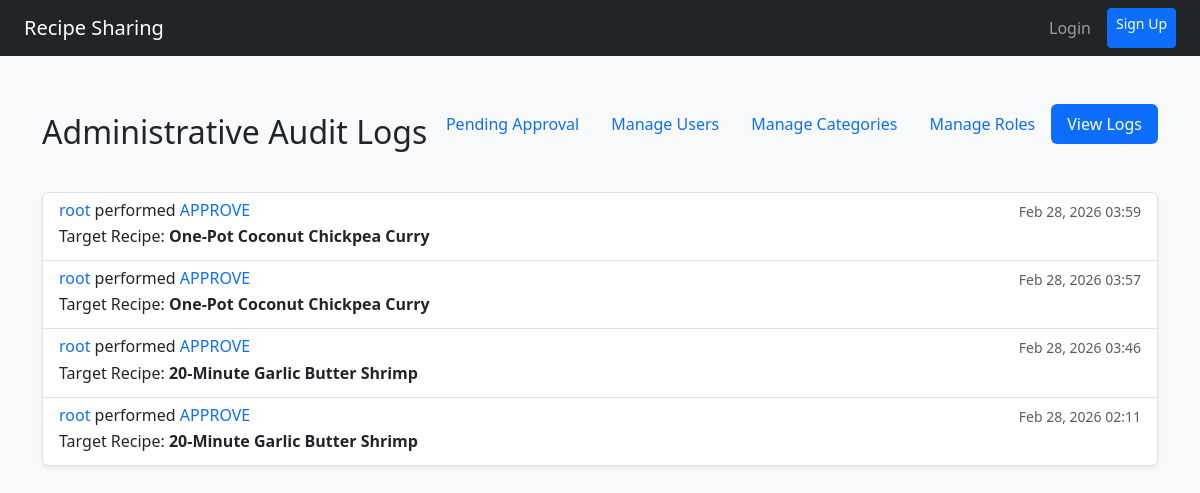
/logs/, run on the app's committed database.
### Recipie_app/models.py (models this page shows, shortened)
class AdminLog(models.Model):
    admin = models.ForeignKey(Account, on_delete=models.CASCADE)
    action = models.ForeignKey(ActionType, on_delete=models.CASCADE)
    target_recipe = models.ForeignKey(Recipe, on_delete=models.SET_NULL, null=True)
    timestamp = models.DateTimeField(auto_now_add=True)
    reason = models.CharField(max_length=255, blank=True)

class Account(models.Model):
    username = models.CharField(max_length=50, unique=True)
    email = models.EmailField(unique=True)
    password = models.CharField(max_length=255)
    role = models.ForeignKey(Role, on_delete=models.PROTECT)
    created_at = models.DateTimeField(auto_now_add=True)

class ActionType(models.Model):
    name = models.CharField(max_length=50)

class Recipe(models.Model):
    author = models.ForeignKey(Account, on_delete=models.CASCADE)
    title = models.CharField(max_length=200)
    description = models.TextField()
    category = models.ForeignKey(Category, on_delete=models.SET_NULL, null=True, blank=True)
    ingredients = models.TextField()
    instructions = models.TextField()
    image = models.ImageField(upload_to='recipe_pics/', blank=True, null=True)
    is_approved = models.BooleanField(default=False) # Controlled by Admin
    created_on = models.DateTimeField(auto_now_add=True)

### Recipie_app/views.py (the view)
# urls.py: path('logs/', admin_logs, name='admin_logs'),
def admin_logs(request):
    logs = AdminLog.objects.all().order_by('-timestamp')
    return render(request, 'logs.html', {'logs': logs})

### Recipie_app/templates/logs.html (shortened to what this page needs)
<!DOCTYPE html>
<html lang="en">
<head>
    <link rel="stylesheet" href="https://cdn.jsdelivr.net/npm/bootstrap@5.3.0/dist/css/bootstrap.min.css">
</head>
<body class="bg-light">
        <nav class="navbar navbar-expand-lg navbar-dark bg-dark px-4 mb-4">
            <a class="navbar-brand font-weight-bold" href="{% url 'home' %}">Recipe Sharing</a>
            <div class="navbar-nav ms-auto">
                {% if request.session.user_id %}
                <a class="nav-link" href="{% url 'home' %}">Browse</a>
                <a class="nav-link" href="{% url 'profile' %}">Settings</a>
                <a class="nav-link text-danger" href="{% url 'logout' %}">Logout</a>
                {% else %}
                <a class="nav-link" href="{% url 'login' %}">Login</a>
                <a class="btn btn-primary btn-sm ms-2" href="{% url 'register' %}">Sign Up</a>
                {% endif %}
            </div>
        </nav>
    <div class="container mt-5">
        <div class="d-flex justify-content-between align-items-center mb-4">
            <h2>Administrative Audit Logs</h2>
            <nav class="nav nav-pills mb-4">
                <a href="{% url 'admin_dashboard' %}" class="nav-link">Pending Approval</a>
                <a href="{% url 'manage_users' %}" class="nav-link">Manage Users</a>
                <a class="nav-link" href="{% url 'manage_categories' %}">Manage Categories</a>
                <a class="nav-link text-primary" href="{% url 'manage_roles' %}">Manage Roles</a>
                <a class="nav-link active" href="{% url 'admin_logs' %}">View Logs</a>
            </nav>
        </div>
        <div class="list-group shadow-sm">
            {% for log in logs %}
            <div class="list-group-item">
                <div class="d-flex w-100 justify-content-between">
                    <h6 class="mb-1 text-primary">{{ log.admin.username }}
                        <span class="text-dark">performed</span> {{ log.action.name }}
                    </h6>
                    <small class="text-muted">{{ log.timestamp|date:"M d, Y H:i" }}</small>
                </div>
                <p class="mb-1">Target Recipe: <strong>{{ log.target_recipe.title|default:"[Deleted Recipe]" }}</strong>
                </p>
            </div>
            {% empty %}
            <div class="list-group-item text-center">No logs recorded yet.</div>
            {% endfor %}
        </div>
    </div>
</body>
</html>

### data on the page
AdminLog: admin.username "root", action.name "APPROVE", timestamp "Feb 28, 2026 03:59", target_recipe "One-Pot Coconut Chickpea Curry"
AdminLog: admin.username "root", action.name "APPROVE", timestamp "Feb 28, 2026 03:57", target_recipe "One-Pot Coconut Chickpea Curry"
AdminLog: admin.username "root", action.name "APPROVE", timestamp "Feb 28, 2026 03:46", target_recipe "20-Minute Garlic Butter Shrimp"
AdminLog: admin.username "root", action.name "APPROVE", timestamp "Feb 28, 2026 02:11", target_recipe "20-Minute Garlic Butter Shrimp"
